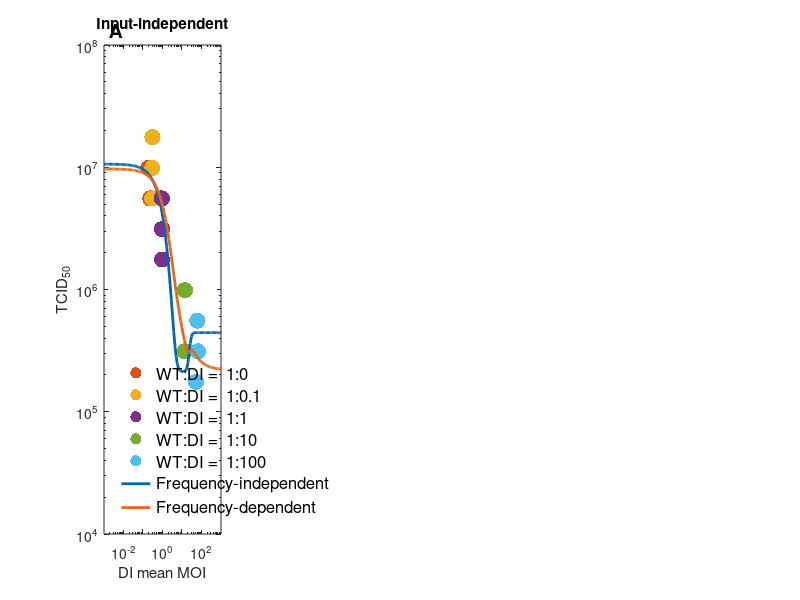

This chart was generated by the following MATLAB code: (Note: this script raises an error after producing the figure.)
% function void = main_plt_FigureS2_allmodels_passagestudy_plane_070622(void)

% plot passage study lines 1,2: total particles/TCID50 over 73 passages

%%
clear all; close all; clc;

% save figure?
save_ans_Fig = 0;

figure_name = 'FigureS1_allmodelfits_TCID50_080422';

fprintf('plotting fitting results of all model combinations ... \n\n');

% color_violet=[169,90,161]/255;
% color_lightblue=[133,192,249]/255;
% color_orange = [245,121,58]/255;
% color_palette = [color_lightblue; color_orange];
% 
% color_palette_lines12 = [0 0 0; 0.5 0.5 0.5]; % black, gray

% plotting stuff
color_rgb_values = [0 0.4 0.7; 0.9 0.4 0.1];
default_color_rgb = [0    0.4470    0.7410; 0.8500    0.3250    0.0980; 0.9290    0.6940    0.1250; 0.4940    0.1840    0.5560; 0.4660    0.6740    0.1880; 0.3010    0.7450    0.9330; 0.6350    0.0780    0.1840];
Marksize = [35 35 35];
datapoint=['.','.','.'];


frac_spacing = 0.66;
frac_scaling = 0.27;

DIP_mois_finer = 10.^linspace(-3,3,100); %10.^linspace(-2,2,10);

%% now load passage study - MM models
load('results/Results_allmodels_TCID50_WTDIratios_070522.mat');

%% collect data and results before plotting
WT_mois_MA = data_TCID50.WT_mois_MA;
WT_averageMOI = data_TCID50.WT_averageMOI;
DI_mois_MA = data_TCID50.DI_mois_MA;
DI_mois_MA_shift = data_TCID50.DI_mois_MA_shift;
newdata_TCID50 = data_TCID50.newdata_TCID50;

% results of model fitting
TCID50_model1=results.TCID50_model1;
TCID50_model2=results.TCID50_model2;
TCID50_model3=results.TCID50_model3;
TCID50_model4=results.TCID50_model4;
TCID50_model5=results.TCID50_model5;
TCID50_model6=results.TCID50_model6;
TCID50_model7=results.TCID50_model7;
TCID50_model8=results.TCID50_model8;

%% now plot models
% 4 panels: input-independent,linear,Hill,MM

figure(1);
set(gcf, 'Position',  [100, 200, 1250, 300]);


for count=1:4
    
    subplot(1,4,count);
    
    
    for kk=1:length(DI_mois_MA(:,1))
        for ii=1:3
            if ii == 1
                g(kk) = loglog(max(DI_mois_MA_shift(kk,ii),10^-2), newdata_TCID50(kk,ii),datapoint(ii),'Color', default_color_rgb((kk+1),:),'MarkerSize',Marksize(ii),'LineWidth',1.5); hold on;
            else
                loglog(max(DI_mois_MA_shift(kk,ii),10^-2), newdata_TCID50(kk,ii),datapoint(ii),'Color', default_color_rgb((kk+1),:),'MarkerSize',Marksize(ii),'LineWidth',1.5); hold on;
                xticks([10^-2 10^-1 10^0 10^1 10^2]);
                xticklabels({'10^{-2}', '', '10^0', '', '10^2'});
            end
        end
    end
    
    if count == 1
        g(kk+1) = loglog(DIP_mois_finer, TCID50_model1, 'Color', color_rgb_values(1,:),'MarkerSize',12,'LineWidth',2); hold on;
        g(kk+2) = loglog(DIP_mois_finer, TCID50_model2,'Color',color_rgb_values(2,:),'MarkerSize',12,'LineWidth',2);
        title('Input-independent');
        
        legend(g,{'WT:DI =  1:0','WT:DI =  1:0.1', 'WT:DI =  1:1', 'WT:DI =  1:10','WT:DI =  1:100','Frequency-independent','Frequency-dependent'},'Location','SouthWest','FontSize',12);
        legend boxoff;
        
        txt = {'A'};
        text(0.045,1.03,txt,'Units','normalized','FontSize',14,'FontWeight','bold');
        
    elseif count == 2
        loglog(DIP_mois_finer, TCID50_model3, 'Color', color_rgb_values(1,:),'MarkerSize',12,'LineWidth',2); hold on;
        loglog(DIP_mois_finer, TCID50_model4,'Color',color_rgb_values(2,:),'MarkerSize',12,'LineWidth',2);
        title('Linear');
        
        txt = {'B'};
        text(0.045,1.03,txt,'Units','normalized','FontSize',14,'FontWeight','bold');

    elseif count == 3
        loglog(DIP_mois_finer, TCID50_model7, 'Color', color_rgb_values(1,:),'MarkerSize',12,'LineWidth',2); hold on;
        loglog(DIP_mois_finer, TCID50_model8,'Color',color_rgb_values(2,:),'MarkerSize',12,'LineWidth',2);
        title('Michaelis-Menten');
        
        txt = {'C'};
        text(0.045,1.03,txt,'Units','normalized','FontSize',14,'FontWeight','bold');

    else
        loglog(DIP_mois_finer, TCID50_model5, 'Color', color_rgb_values(1,:),'MarkerSize',12,'LineWidth',2); hold on;
        loglog(DIP_mois_finer, TCID50_model6,'Color',color_rgb_values(2,:),'MarkerSize',12,'LineWidth',2);
        title('Hill function');
        
        txt = {'D'};
        text(0.045,1.03,txt,'Units','normalized','FontSize',14,'FontWeight','bold');
        
    end
    
%     axis([5*10^-3 5*10^2 10^5 10^8]);
    axis([10^-3 10^3 10^4 10^8]);
    xlabel('DI mean MOI'); ylabel('TCID_{50}');
    f1=gca;
    f1.LineWidth = 1;
    f1.FontSize = 14;
    f1.FontWeight = 'normal';
    f1.FontName = 'Times';
    

    
    
end


% xlabel('DI cellular MOI'); ylabel('Mean proportion WT');
% % axis([0 100 10^-3 1]);
% f1=gca;
% f1.LineWidth = 1;
% f1.FontSize = 14;
% f1.FontWeight = 'normal';
% f1.FontName = 'Times';

%     legend(p,{'Frequnecy-independent','Frequency-dependent (i = 0, 1, 5, 10)'},'Location','NorthEast','FontSize',12);
%     legend boxoff



%% save figure??
if save_ans_Fig
    
    folder_location = './../Figures_ms_all/supp/';
    saveas(f1,strcat(folder_location,figure_name),'epsc');
    
    fprintf('Figure saved:\n');
    fprintf(strcat(figure_name,'\n\n'));
    
    fprintf('Location:\n');
    fprintf(strcat(folder_location,'\n\n'));
    
else
    
    fprintf('Figure not saved.\n');
    
end